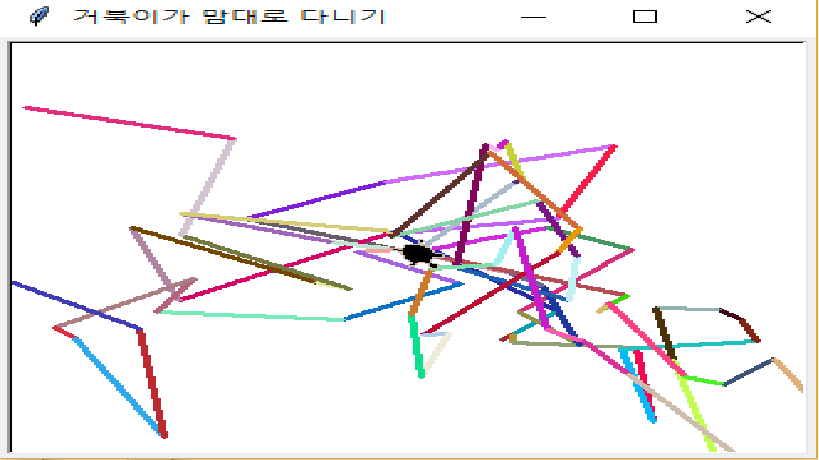

This figure's Python source:
import turtle
import random
swidth,sheight,pSize,exitCount=300,300,3,0
r,g,b,angle,dist,curX,curY=[0]*7
turtle.title("거북이가 맘대로 다니기")
turtle.shape("turtle")
turtle.pensize(pSize)
turtle.setup(width=swidth+30,height=sheight+30)
turtle.screensize(swidth,sheight)
while True:
    r=random.random()
    g=random.random()
    b=random.random()
    turtle.pencolor((r,g,b))
    angle=random.randrange(0,360)
    dist=random.randrange(1,100)
    turtle.left(angle)
    turtle.forward(dist)
    curX=turtle.xcor()
    curY=turtle.ycor()
    if(-swidth/2<=curX and curX<=swidth/2)and(-sheight/2<=curY and sheight/2>=curY):
        pass
    else:
        turtle.penup()
        turtle.goto(0,0)
        turtle.pendown()
        exitCount+=1
        if exitCount>=5:
            break
turtle.done()
